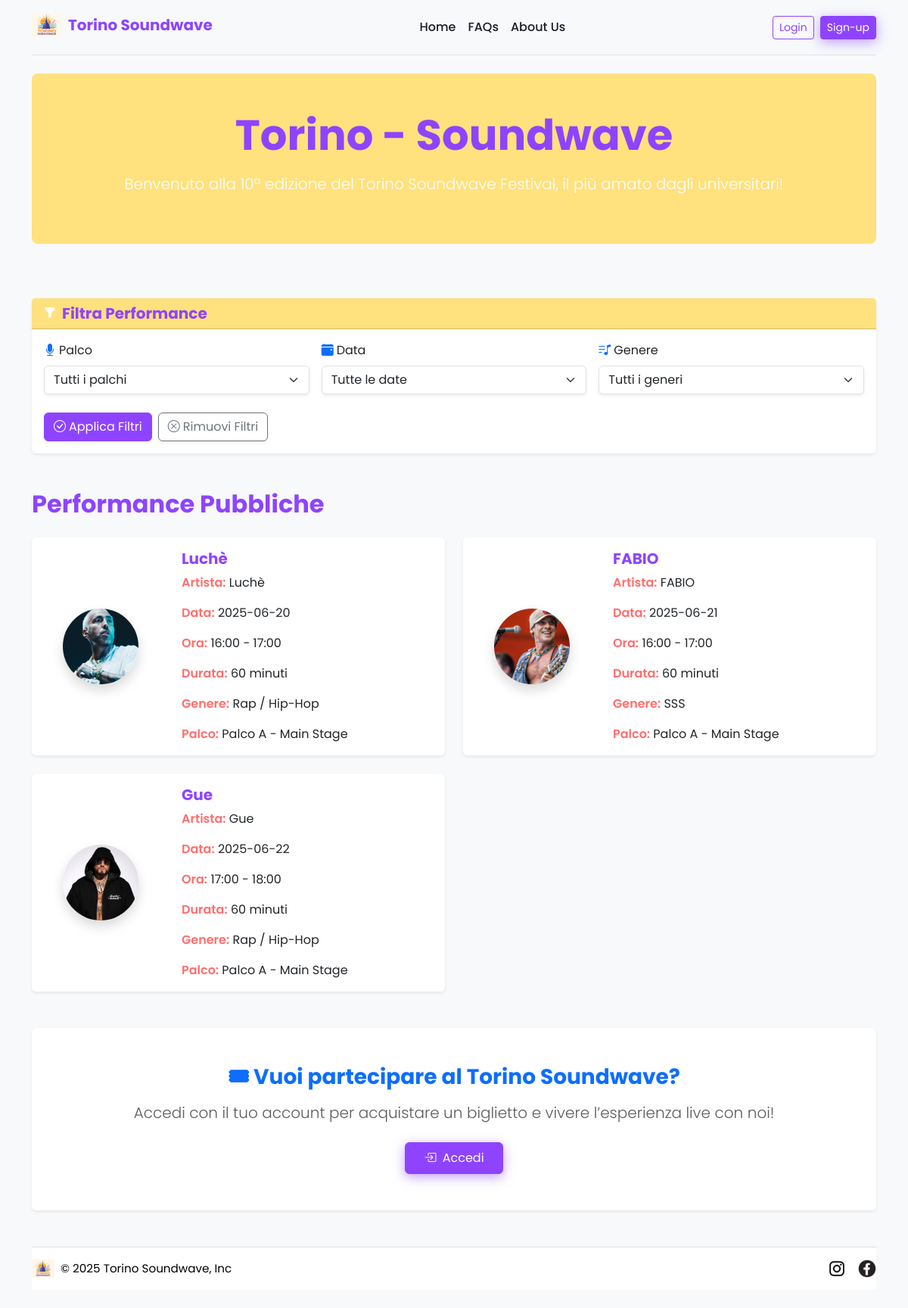
The page / on the database its author committed.
### tables this page shows
CREATE TABLE "performances" (
	"id"	INTEGER,
	"data"	TEXT NOT NULL,
	"ora_inizio"	INTEGER NOT NULL,
	"ora_fine"	TEXT NOT NULL,
	"descrizione"	TEXT NOT NULL,
	"nome_artista"	TEXT NOT NULL UNIQUE,
	"img_artista"	TEXT NOT NULL,
	"genere"	TEXT NOT NULL,
	"is_visibile"	INTEGER NOT NULL,
	"id_palco"	INTEGER NOT NULL,
	"id_organizzatore"	INTEGER NOT NULL,
	PRIMARY KEY("id" AUTOINCREMENT),
	FOREIGN KEY("id_organizzatore") REFERENCES "utenti"("id"),
	FOREIGN KEY("id_palco") REFERENCES "palchi"("id")
);

CREATE TABLE "palchi" (
	"id"	INTEGER,
	"nome"	TEXT NOT NULL,
	PRIMARY KEY("id" AUTOINCREMENT)
);

### app.py (the view)
@app.route('/')
def home():
    palco_id = request.args.get('palco')
    data = request.args.get('data')
    genere = request.args.get('genere')
    if palco_id or data or genere:
        performances = performances_dao.get_performances_filtrate(
            palco_id=palco_id,
            data=data,
            genere=genere
        )
    else:
        performances = performances_dao.get_performances_pubbliche()
    artisti = {
        perf[0]: (perf[5], perf[6])
        for perf in performances
    }
    palchi_disponibili = palchi_dao.get_palchi()
    date_disponibili = performances_dao.get_date_disponibili()
    generi_disponibili = performances_dao.get_generi_disponibili()
    return render_template("home.html",
                          performances=performances,
                          artisti=artisti,
                          palchi_disponibili=palchi_disponibili,
                          date_disponibili=date_disponibili,
                          generi_disponibili=generi_disponibili,
                          filtro_palco=palco_id,
                          filtro_data=data,
                          filtro_genere=genere)

### palchi_dao.py (called while the page is built)
def get_palchi():
    sql = "SELECT * FROM palchi ORDER BY id ASC"
    conn = sqlite3.connect("soundwave.db")
    cursor = conn.cursor()
    cursor.execute(sql)
    palchi = cursor.fetchall()
    cursor.close()
    conn.close()
    return palchi

### performances_dao.py (called while the page is built)
def get_performances_pubbliche():
    sql = """
        SELECT
            p1.id,
            p1.data,
            p1.ora_inizio,
            p1.ora_fine,
            p1.descrizione,
            p1.nome_artista,
            p1.img_artista,
            p1.genere,
            p2.nome AS nome_palco,
            p1.id_organizzatore
        FROM performances p1
        JOIN palchi p2 ON p1.id_palco = p2.id
        WHERE p1.is_visibile = 1
        ORDER BY
            p1.data ASC,
            p1.ora_inizio ASC,
            p1.ora_fine ASC
    """
    conn = sqlite3.connect("soundwave.db")
    cursor = conn.cursor()
    cursor.execute(sql)
    results = cursor.fetchall()
    cursor.close()
    conn.close()
    return results

def get_generi_disponibili():
    sql = """
          SELECT DISTINCT genere
          FROM performances
          WHERE is_visibile = 1 AND genere is NOT NULL
          ORDER BY genere ASC
          """
    conn = sqlite3.connect("soundwave.db")
    cursor = conn.cursor()
    cursor.execute(sql)
    res = cursor.fetchall()
    cursor.close()
    conn.close()
    return [row[0] for row in res]

### templates/home.html (shortened to what this page needs)
{% extends "base.html" %}
{% block contenuto %}
<main class="row my-4 gx-3">
    <article class="col-12 mb-5 ">
        <div class="h-100 p-5 text-center text-white rounded-3  bg2">
            <h1 class="display-4 fw-bold"> Torino - Soundwave</h1>
            <p class="lead mt-3">
                Benvenuto alla 10ª edizione del Torino Soundwave Festival,
                il più amato dagli universitari!
            </p>
        </div>
    </article>
</main>
<section class="my-4">
    <div class="card border-primary shadow-sm">
        <div class="card-header  text-white d-flex align-items-center bg2">
            <i class="bi bi-funnel-fill me-2"></i>
            <h5 class="mb-0">Filtra Performance</h5>
        </div>
        <div class="card-body">
            <form method="GET" action="{{ url_for('home') }}">
                <div class="row gy-3 gx-3">
                    <div class="col-12 col-md-4">
                        <label for="palco" class="form-label">
                            <i class="bi bi-mic-fill me-1 text-primary text-1"></i>Palco
                        </label>
                        <select class="form-select shadow-sm" id="palco" name="palco">
                            <option value="">Tutti i palchi</option>
                        </select>
                    </div>
                    <div class="col-12 col-md-4">
                        <label for="data" class="form-label">
                            <i class="bi bi-calendar-event-fill me-1 text-primary"></i>Data
                        </label>
                        <select class="form-select shadow-sm" id="data" name="data">
                            <option value="">Tutte le date</option>
                        </select>
                    </div>
                    <div class="col-12 col-md-4">
                        <label for="genere" class="form-label">
                            <i class="bi bi-music-note-list me-1 text-primary"></i>Genere
                        </label>
                        <select class="form-select shadow-sm" id="genere" name="genere">
                            <option value="">Tutti i generi</option>
                        </select>
                    </div>
                </div>
                <div class="d-flex flex-wrap gap-2 mt-4">
                    <button type="submit" class="btn btn-primary shadow-sm">
                        <i class="bi bi-check-circle me-1"></i>Applica Filtri
                    </button>
                    <a href="{{ url_for('home') }}" class="btn btn-outline-secondary shadow-sm">
                        <i class="bi bi-x-circle me-1"></i>Rimuovi Filtri
                    </a>
                </div>
            </form>
        </div>
    </div>
</section>
<section class="mt-5">
    <h2 class="mb-4">Performance Pubbliche</h2>
    {% if performances %}
    <div class="row row-cols-1 row-cols-md-2 g-4">
        {% for perf in performances %}
        <div class="col">
            <div class="card h-100 shadow-sm">
                <a href="{{ url_for('dettaglio_performance', id=perf[0]) }}" class="text-decoration-none text-dark">
                    <div class="row g-0 h-100">
                        <div class="col-4 d-flex align-items-center justify-content-center p-2">
                            {% if perf[0] in artisti and artisti[perf[0]][1] %}
                            <img src="{{ url_for('static', filename=artisti[perf[0]][1]) }}"
                                alt="Foto artista {{ artisti[perf[0]][0] }}" class="img-fluid rounded-circle shadow"
                                style="width: 100px; height: 100px; object-fit: cover;">
                            {% endif %}
                        </div>
                        <div class="col-8">
                            <div class="card-body">
                                <h5 class="card-title text-1">{{ perf[5] }}</h5>
                                <p class="card-text"><strong>Artista:</strong> {{ artisti[perf[0]][0] }}</p>
                                <p class="card-text"><strong>Data:</strong> {{ perf[1] }}</p>
                                <p class="card-text"><strong>Ora:</strong> {{ perf[2] }} - {{ perf[3] }}</p>
                                <p class="card-text"><strong>Durata:</strong>
                                    {{ (perf[3][:2]|int - perf[2][:2]|int) * 60 + (perf[3][3:5]|int - perf[2][3:5]|int)
                                    }} minuti
                                </p>
                                <p class="card-text"><strong>Genere:</strong> {{ perf[7] }}</p>
                                <p class="card-text"><strong>Palco:</strong> {{ perf[8] }}</p>
                            </div>
                        </div>
                    </div>
                </a>
            </div>
        </div>
        {% endfor %}
    </div>
    {% else %}
    <div class="alert alert-warning mt-4" role="alert">
        Nessuna performance trovata con i filtri selezionati.
    </div>
    {% endif %}
</section>
{% if not current_user.is_authenticated %}
<section class="my-5">
    <div class="card shadow-sm border-primary">
        <div class="card-body text-center py-5">
            <h3 class="fw-bold mb-3 text-primary">
                🎟 Vuoi partecipare al Torino Soundwave?
            </h3>
            <p class="lead mb-4 text-muted">
                Accedi con il tuo account per acquistare un biglietto e vivere l’esperienza live con noi!
            </p>
            <a href="{{ url_for('login') }}" class="btn btn-primary px-4 py-2">
                <i class="bi bi-box-arrow-in-right me-1"></i> Accedi
            </a>
        </div>
    </div>
</section>
{% endif %}
{% endblock %}

### templates/base.html (shortened to what this page needs)
<!DOCTYPE html>
<html lang="it">
<head>
  <link href="https://cdn.jsdelivr.net/npm/bootstrap@5.3.3/dist/css/bootstrap.min.css" rel="stylesheet">
  <link rel="stylesheet" href="https://cdn.jsdelivr.net/npm/bootstrap-icons@1.11.3/font/bootstrap-icons.min.css">
  <link rel="stylesheet" href="{{ url_for('static', filename='styles/styles.css') }}">
  <link href="https://cdn.jsdelivr.net/npm/bootstrap-icons@1.11.1/font/bootstrap-icons.css" rel="stylesheet">
</head>
<body>
  <div class="container">
    <header
      class="d-flex flex-wrap flex-column flex-md-row align-items-center justify-content-between py-3 mb-4 border-bottom">
      <div class="mb-2 mb-md-0">
        <a href="{{ url_for('home') }}"
          class="d-inline-flex align-items-center link-body-emphasis text-decoration-none">
          <img src="{{ url_for('static', filename='images/logo.png') }}" alt="Logo" width="40" height="32" class="me-2">
          <span class="fs-5 d-none d-sm-inline">Torino Soundwave</span>
        </a>
      </div>
      <ul class="nav flex-wrap justify-content-center mb-2 mb-md-0 ">
        <li><a href="{{ url_for('home') }}" class="nav-link px-2 ">Home</a></li>
        <li><a href="{{ url_for('faq') }}" class="nav-link px-2">FAQs</a></li>
        <li><a href="{{ url_for('about') }}" class="nav-link px-2">About Us</a></li>
      </ul>
      <div class="d-flex align-items-center gap-2 mt-2 mt-md-0">
        {% if not current_user.is_authenticated %}
        <a href="{{ url_for('login') }}" class="btn btn-outline-primary btn-sm">Login</a>
        <a href="{{ url_for('signup') }}" class="btn btn-primary btn-sm">Sign-up</a>
        {% endif %}
      </div>
    </header>
  </div>
  <main class="container">
    {% block contenuto %}
    {% endblock %}
  </main>
  <div class="container">
    <footer
      class="d-flex flex-column flex-md-row justify-content-between align-items-center py-3 my-4 border-top text-center text-md-start">
      <div class="mb-3 mb-md-0 d-flex align-items-center justify-content-center justify-content-md-start gap-2">
        <a href="{{ url_for('home') }}" class="text-body-secondary text-decoration-none lh-1">
          <img src="{{ url_for('static', filename='images/logo.png') }}" alt="Logo" width="30" height="24">
        </a>
        <span class="text-body-secondary">© 2025 Torino Soundwave, Inc</span>
      </div>
      <ul class="nav justify-content-center justify-content-md-end list-unstyled d-flex gap-3">
        <li>
          <a class="text-body-secondary" href="#"><img src="{{ url_for('static', filename='images/instagram.jpg') }}"
              width="24" height="24" alt="Instagram"></a>
        </li>
        <li>
          <a class="text-body-secondary" href="#"><img src="{{ url_for('static', filename='images/facebook.jpg') }}"
              width="24" height="24" alt="Facebook"></a>
        </li>
      </ul>
    </footer>
  </div>
</body>
</html>

### static/styles/styles.css (style rules this page uses)
body { background-color: #F7F9FB; color: #1C1B29; font-family: 'Poppins', sans-serif; }
header { background-color: #F7F9FB; border-bottom: 2px solid #8E44FF; }
header a span { color: #8E44FF; font-weight: 700; font-size: 1.2rem; }
.nav-link { color: #1C1B29; font-weight: 500; transition: color 0.2s ease; }
h1, h2, h3, h5, .display-4, .text-1 { color: #8E44FF; font-weight: 700; }
strong, .evident { color: #FF6E6C; font-weight: 600; }
.btn-primary { background-color: #8E44FF; border-color: #8E44FF; color: white; box-shadow: 0 4px 15px rgba(142, 68, 255, 0.5); }
.btn-outline-primary { color: #8E44FF; border-color: #8E44FF; }
.card { background-color: white; border: none; box-shadow: 0 8px 20px rgba(28, 27, 41, 0.1); }
.accordion-header, .bg2 { background-color: #ffe17e; }
footer { background-color: #ffffff; color: #000000; padding: 2rem 0; font-size: 0.95rem; border-top: 4px solid #8E44FF; }
footer a { color: #070707; text-decoration: none; transition: color 0.2s ease; }
footer .text-body-secondary { color: #000000 !important; }

### rows shown on the page
performances: img_artista (picture), nome_artista "Luchè", data "2025-06-20", ora_inizio "16:00", ora_fine "17:00", ora_fine+ora_inizio "60", genere "Rap / Hip-Hop", nome "Palco A - Main Stage"
performances: img_artista (picture), nome_artista "FABIO", data "2025-06-21", ora_inizio "16:00", ora_fine "17:00", ora_fine+ora_inizio "60", genere "SSS", nome "Palco A - Main Stage"
performances: img_artista (picture), nome_artista "Gue", data "2025-06-22", ora_inizio "17:00", ora_fine "18:00", ora_fine+ora_inizio "60", genere "Rap / Hip-Hop", nome "Palco A - Main Stage"
